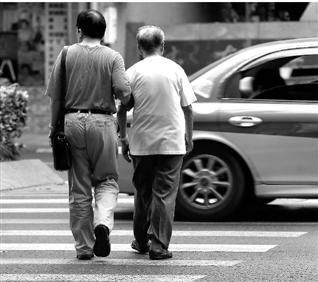
#> input picture Reconocimiento de peatones 1/6.jpg, 318 x 282 px
$ python detector1.py
#> lines starting #> are read from the running program, lines starting #| are printed output that depends on the picture; after the words box and inside, x2 and y2 are one past the last pixel; in counts of white or black regions, pixels touching at a corner belong together

from imutils.object_detection import non_max_suppression
import numpy as np
import cv2
import imutils

image = cv2.imread("6.jpg")
#> image is the input picture: shape (282, 318, 3); min 0, max 255, mean 119.8
scale = 1.0
w = int(image.shape[1] / scale)
#> w = 318
image = imutils.resize(image, width=min(400, image.shape[1]))

hog = cv2.HOGDescriptor()
hog.setSVMDetector(cv2.HOGDescriptor_getDefaultPeopleDetector())

(rects,_) = hog.detectMultiScale(image, winStride=(4, 4),
                                        padding=(8, 8), scale=1.05)
#> rects = [[25, 13, 126, 252], [92, 31, 127, 251]]

rects = np.array([[x, y, x + w, y + h] for (x, y, w, h) in rects])
#> rects = [[25, 13, 151, 265], [92, 31, 219, 282]]
pick = non_max_suppression(rects, probs=None, overlapThresh=0.65)
#> pick = [[92, 31, 219, 282], [25, 13, 151, 265]]

for (xA, yA, xB, yB) in pick:
             cv2.rectangle(image, (xA, yA), (xB, yB), (0, 255, 0), 2)
#> this loop made 2 passes
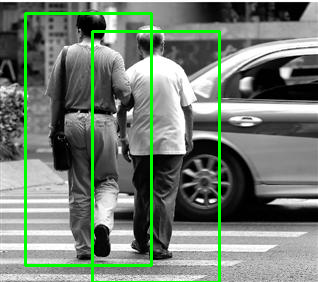
#> image: shape (282, 318, 3); 4.74% of pixels changed, all inside (x1, y1, x2, y2) = (24, 12, 221, 282)


cv2.imshow("Deteccion", image)
cv2.waitKey(0)
cv2.destroyAllWindows()

$ run again, with Reconocimiento de peatones 1/1.jpg copied over Reconocimiento de peatones 1/6.jpg
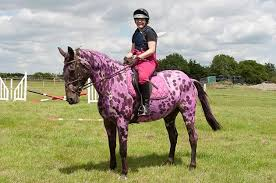
#> input picture Reconocimiento de peatones 1/1.jpg, 276 x 183 px
#> image is the input picture: shape (183, 276, 3); mean B, G, R 125, 155.8, 161.1
#> `(rects,_) = hog.detectMultiScale(image, winStride=(4, 4), padding=(8, ..`: rects = [[107, 0, 71, 136], [82, 51, 70, 132]]
#> `rects = np.array([[x, y, x + w, y + h] for (x, y, w, h) in rects])`: rects = [[107, 0, 178, 136], [82, 51, 152, 183]]
#> pick = [[82, 51, 152, 183], [107, 0, 178, 136]]
#> the loop `for (xA, yA, xB, yB) in pick:` made 2 passes
#> after the loop `for (xA, yA, xB, yB) in pick:`:
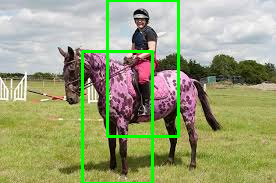
#> image: shape (183, 276, 3); 4.38% of pixels changed, all inside (x1, y1, x2, y2) = (81, 0, 180, 183)
